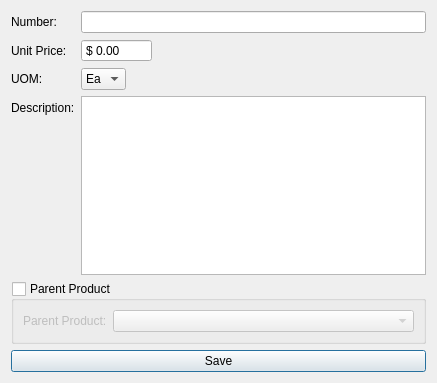
<?xml version="1.0" encoding="UTF-8"?>
<ui version="4.0">
 <class>product_dialog</class>
 <widget class="QDialog" name="product_dialog">
  <property name="geometry">
   <rect>
    <x>0</x>
    <y>0</y>
    <width>437</width>
    <height>383</height>
   </rect>
  </property>
  <property name="windowTitle">
   <string>Product</string>
  </property>
  <layout class="QVBoxLayout" name="verticalLayout">
   <item>
    <layout class="QFormLayout" name="formLayout">
     <item row="0" column="0">
      <widget class="QLabel" name="label">
       <property name="text">
        <string>Number:</string>
       </property>
      </widget>
     </item>
     <item row="0" column="1">
      <widget class="QLineEdit" name="lineEdit">
       <property name="toolTip">
        <string>Number for this product. This must be unique for each product.</string>
       </property>
      </widget>
     </item>
     <item row="1" column="0">
      <widget class="QLabel" name="label_2">
       <property name="text">
        <string>Unit Price:</string>
       </property>
      </widget>
     </item>
     <item row="1" column="1">
      <layout class="QHBoxLayout" name="horizontalLayout">
       <item>
        <widget class="QDoubleSpinBox" name="doubleSpinBox">
         <property name="toolTip">
          <string>The sell price for one unit.</string>
         </property>
         <property name="buttonSymbols">
          <enum>QAbstractSpinBox::NoButtons</enum>
         </property>
         <property name="prefix">
          <string>$ </string>
         </property>
         <property name="maximum">
          <double>10000.000000000000000</double>
         </property>
        </widget>
       </item>
       <item>
        <spacer name="horizontalSpacer">
         <property name="orientation">
          <enum>Qt::Horizontal</enum>
         </property>
         <property name="sizeHint" stdset="0">
          <size>
           <width>40</width>
           <height>20</height>
          </size>
         </property>
        </spacer>
       </item>
      </layout>
     </item>
     <item row="2" column="0">
      <widget class="QLabel" name="label_4">
       <property name="text">
        <string>UOM:</string>
       </property>
      </widget>
     </item>
     <item row="2" column="1">
      <layout class="QHBoxLayout" name="horizontalLayout_2">
       <item>
        <widget class="QComboBox" name="comboBox">
         <property name="toolTip">
          <string>Unit of mesure for this product.</string>
         </property>
         <item>
          <property name="text">
           <string>Ea</string>
          </property>
         </item>
        </widget>
       </item>
       <item>
        <spacer name="horizontalSpacer_2">
         <property name="orientation">
          <enum>Qt::Horizontal</enum>
         </property>
         <property name="sizeHint" stdset="0">
          <size>
           <width>40</width>
           <height>20</height>
          </size>
         </property>
        </spacer>
       </item>
      </layout>
     </item>
     <item row="3" column="0">
      <widget class="QLabel" name="label_3">
       <property name="text">
        <string>Description:</string>
       </property>
      </widget>
     </item>
     <item row="3" column="1">
      <widget class="QPlainTextEdit" name="plainTextEdit">
       <property name="toolTip">
        <string>A description and or details for this product.</string>
       </property>
      </widget>
     </item>
    </layout>
   </item>
   <item>
    <widget class="QGroupBox" name="groupBox">
     <property name="toolTip">
      <string>Check this to link a parent product to this product. The parent product is what would be on the customers SO.</string>
     </property>
     <property name="title">
      <string>Parent Product</string>
     </property>
     <property name="checkable">
      <bool>true</bool>
     </property>
     <property name="checked">
      <bool>false</bool>
     </property>
     <layout class="QFormLayout" name="formLayout_2">
      <item row="0" column="0">
       <widget class="QLabel" name="label_5">
        <property name="text">
         <string>Parent Product:</string>
        </property>
       </widget>
      </item>
      <item row="0" column="1">
       <widget class="QComboBox" name="comboBox_2">
        <property name="toolTip">
         <string>Select a parent product number.</string>
        </property>
       </widget>
      </item>
     </layout>
    </widget>
   </item>
   <item>
    <widget class="QPushButton" name="pushButton">
     <property name="toolTip">
      <string>Save this product.</string>
     </property>
     <property name="text">
      <string>Save</string>
     </property>
    </widget>
   </item>
  </layout>
 </widget>
 <resources/>
 <connections/>
</ui>
